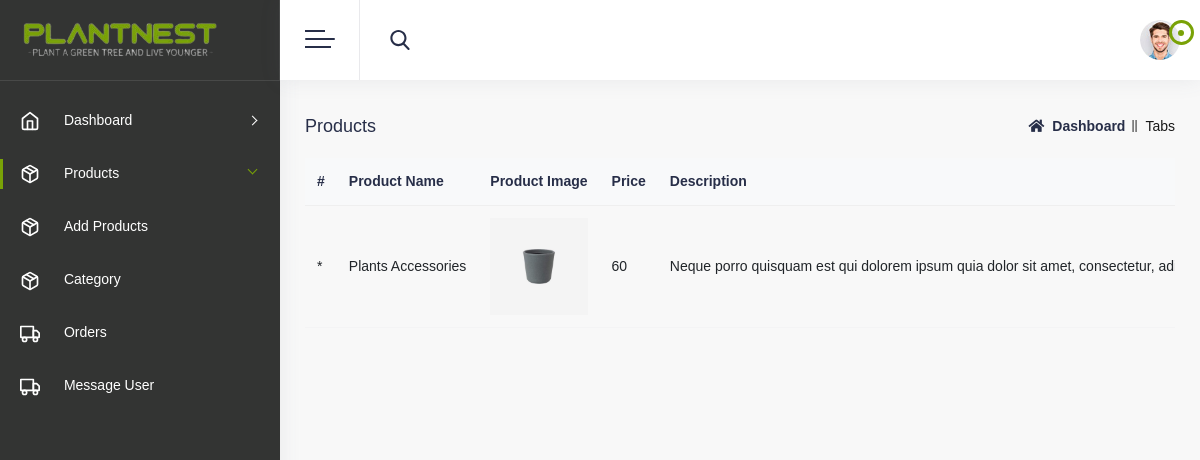
The app's page /admin/product.php?id=10 (signed in) with its own data.
### tables this page shows
CREATE TABLE `products` (
  `Plant_id` int(255) NOT NULL,
  `Name` varchar(255) NOT NULL,
  `Description` varchar(3000) NOT NULL,
  `Price` int(255) NOT NULL,
  `Image_Url` varchar(255) NOT NULL,
  `Category` int(255) NOT NULL
);

### admin/product.php (the view, shortened to what this page needs)
<?php
    $id=$_GET['id'];
?>
<!DOCTYPE html>
<html lang="zxx">
<head>
    <link rel="stylesheet" type="text/css" href="assets/css/fonts.css">
    <link rel="stylesheet" type="text/css" href="assets/css/bootstrap.min.css">
    <link rel="stylesheet" type="text/css" href="assets/css/font-awesome.min.css">
    <link rel="stylesheet" type="text/css" href="assets/css/icofont.min.css">
    <link rel="stylesheet" type="text/css" href="assets/css/style.css">
	<link rel="stylesheet" id="theme-change" type="text/css" href="#">
</head>
<body>
<div class="page-wrapper">
<?php
      include_once('nav.php');
      ?>
<div class="page-wrapper">
<div class="main-content">
<div class="row">
                    <div class="col xl-12 col-lg-12 col-md-12 col-sm-12 col-12">
                        <div class="page-title-wrapper">
                            <div class="page-title-box">
                                <h4 class="page-title">Products </h4>
                            </div>
                            <div class="breadcrumb-list">
                                <ul>
                                    <li class="breadcrumb-link">
                                        <a href="index.html"><i class="fas fa-home mr-2"></i>Dashboard</a>
                                    </li>
                                    <li class="breadcrumb-link active">Tabs </li>
                                </ul>
                            </div>
                        </div>
                    </div>
                </div>
                <div class="row">
					<div class="col-xl-12">
                <div class="table-responsive text-nowrap">
                  <table class="table">
                    <thead class="table-light">
                      <tr>
                        <th>#</th>
                        <th>Product Name </th>
                        <th>Product Image</th>
                        <th>Price</th>
                        <th>Description</th>
                      </tr>
                    </thead>
                    <tbody class="table-border-bottom-0">
                    <?php
          $quaery = mysqli_query($conn,"select * from products where Category = $id");
          $num = mysqli_num_rows($quaery);
       if($num >= 1) {
        while($row = mysqli_fetch_assoc($quaery)){
            ?>
            <tr>
                <td>*</td>
                <td><?=$row['Name']?></td>
                <td><img src="assets/images/product_img/<?=$row['Image_Url']?>" width='200' alt=""></td>
                <td><?=$row['Price']?></td>
                <td><?=$row['Description']?></td>
            </tr>
            <?php
        }
            ?>
            <?php
       }
               ?>
                    </tbody>
                  </table>
                </div>
                </div>
                </div>
    </div>
    </div>
      </body>
      </html>

### records on screen
products: Name "Plants Accessories", Image_Url (picture), Price "60", Description "Neque porro quisquam est qui dolorem ipsum quia dolor sit amet, consectetur,…"
